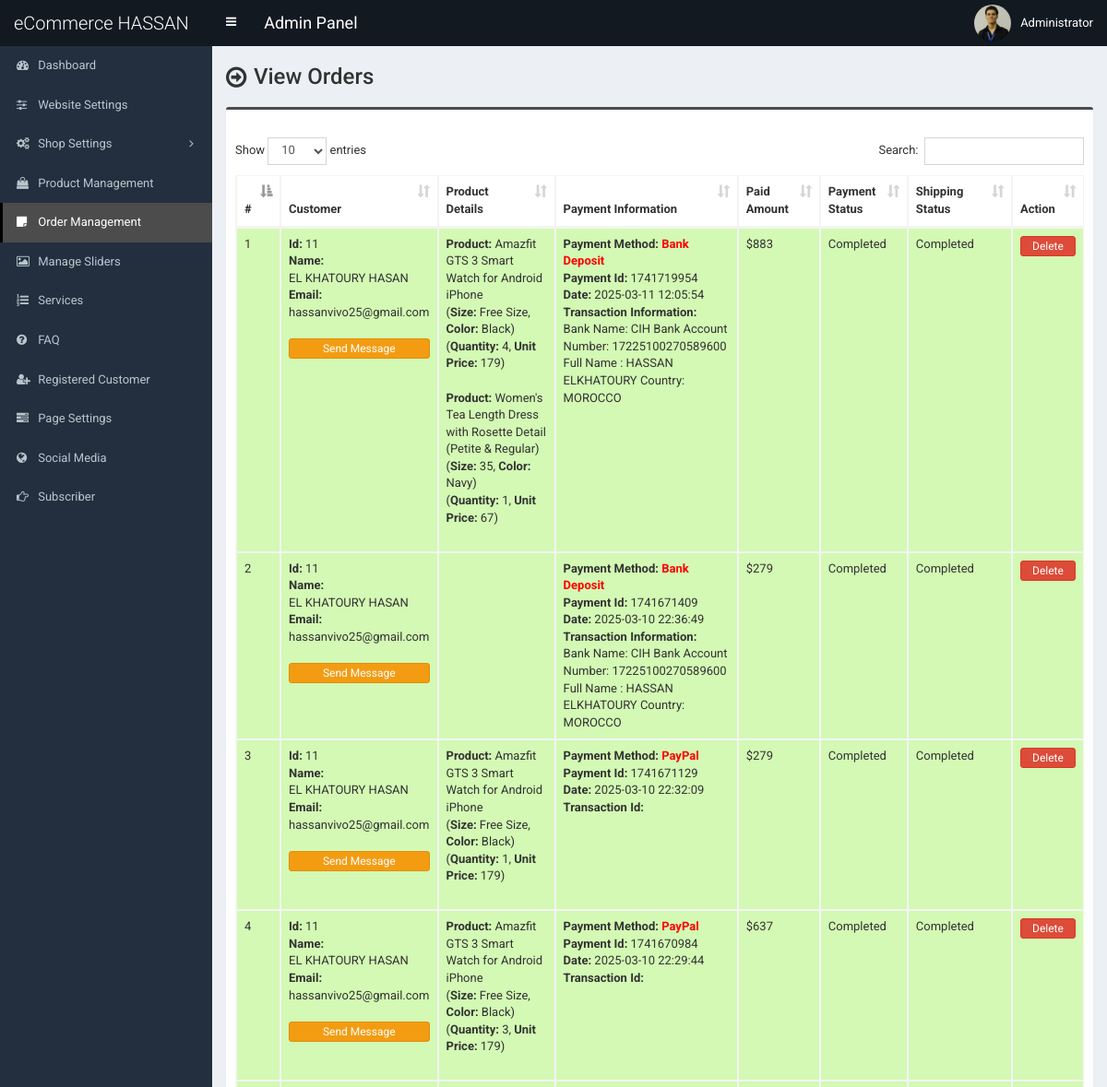
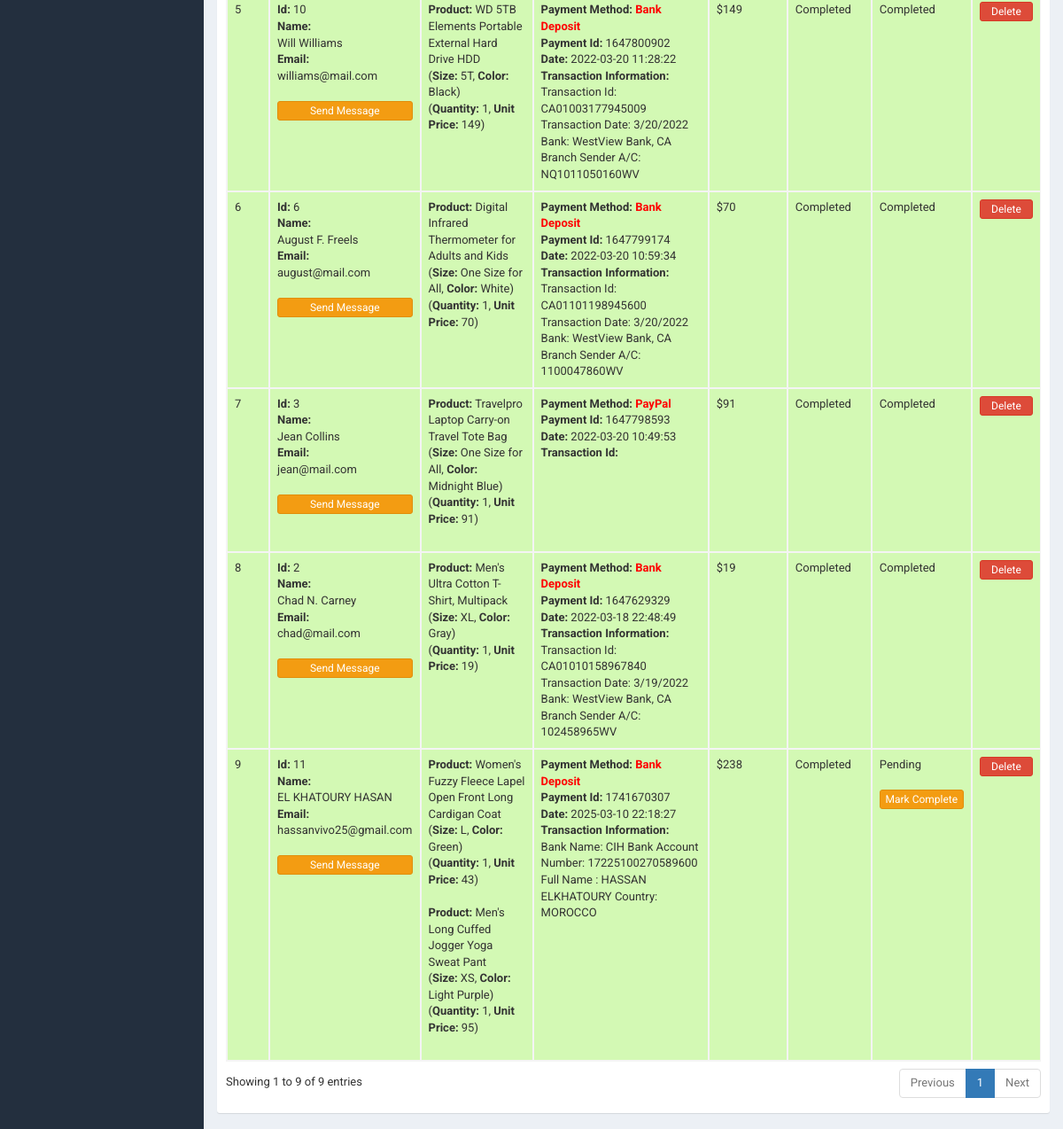
/admin/order.php (signed in), run on the app's committed database (2 pictures, top to bottom).
### tables this page shows
CREATE TABLE `tbl_payment` (
  `id` int(11) NOT NULL,
  `customer_id` int(11) NOT NULL,
  `customer_name` varchar(255) NOT NULL,
  `customer_email` varchar(255) NOT NULL,
  `payment_date` varchar(50) NOT NULL,
  `txnid` varchar(255) NOT NULL,
  `paid_amount` int(11) NOT NULL,
  `card_number` varchar(50) NOT NULL,
  `card_cvv` varchar(10) NOT NULL,
  `card_month` varchar(10) NOT NULL,
  `card_year` varchar(10) NOT NULL,
  `bank_transaction_info` text NOT NULL,
  `payment_method` varchar(20) NOT NULL,
  `payment_status` varchar(25) NOT NULL,
  `shipping_status` varchar(20) NOT NULL,
  `payment_id` varchar(255) NOT NULL
);

CREATE TABLE `tbl_order` (
  `id` int(11) NOT NULL,
  `product_id` int(11) NOT NULL,
  `product_name` varchar(255) NOT NULL,
  `size` varchar(100) NOT NULL,
  `color` varchar(100) NOT NULL,
  `quantity` varchar(50) NOT NULL,
  `unit_price` varchar(50) NOT NULL,
  `payment_id` varchar(255) NOT NULL
);

### admin/order.php (the view, shortened to what this page needs)
<?php require_once('header.php'); ?>
<section class="content-header">
	<div class="content-header-left">
		<h1>View Orders</h1>
	</div>
</section>
<section class="content">
  <div class="row">
    <div class="col-md-12">
      <div class="box box-info">
        <div class="box-body table-responsive">
          <table id="example1" class="table table-bordered table-hover table-striped">
			<thead>
			    <tr>
			        <th>#</th>
                    <th>Customer</th>
			        <th>Product Details</th>
                    <th>
                    	Payment Information
                    </th>
                    <th>Paid Amount</th>
                    <th>Payment Status</th>
                    <th>Shipping Status</th>
			        <th>Action</th>
			    </tr>
			</thead>
            <tbody>
            	<?php
            	$i=0;
            	$statement = $pdo->prepare("SELECT * FROM tbl_payment ORDER by id DESC");
            	$statement->execute();
            	$result = $statement->fetchAll(PDO::FETCH_ASSOC);
            	foreach ($result as $row) {
            		$i++;
            		?>
					<tr class="<?php if($row['payment_status']=='Pending'){echo 'bg-r';}else{echo 'bg-g';} ?>">
	                    <td><?php echo $i; ?></td>
	                    <td>
                            <b>Id:</b> <?php echo $row['customer_id']; ?><br>
                            <b>Name:</b><br> <?php echo $row['customer_name']; ?><br>
                            <b>Email:</b><br> <?php echo $row['customer_email']; ?><br><br>
                            <a href="#" data-toggle="modal" data-target="#model-<?php echo $i; ?>"class="btn btn-warning btn-xs" style="width:100%;margin-bottom:4px;">Send Message</a>
                        </td>
                        <td>
                           <?php
                           $statement1 = $pdo->prepare("SELECT * FROM tbl_order WHERE payment_id=?");
                           $statement1->execute(array($row['payment_id']));
                           $result1 = $statement1->fetchAll(PDO::FETCH_ASSOC);
                           foreach ($result1 as $row1) {
                                echo '<b>Product:</b> '.$row1['product_name'];
                                echo '<br>(<b>Size:</b> '.$row1['size'];
                                echo ', <b>Color:</b> '.$row1['color'].')';
                                echo '<br>(<b>Quantity:</b> '.$row1['quantity'];
                                echo ', <b>Unit Price:</b> '.$row1['unit_price'].')';
                                echo '<br><br>';
                           }
                           ?>
                        </td>
                        <td>
                        	<?php if($row['payment_method'] == 'PayPal'): ?>
                        		<b>Payment Method:</b> <?php echo '<span style="color:red;"><b>'.$row['payment_method'].'</b></span>'; ?><br>
                        		<b>Payment Id:</b> <?php echo $row['payment_id']; ?><br>
                        		<b>Date:</b> <?php echo $row['payment_date']; ?><br>
                        		<b>Transaction Id:</b> <?php echo $row['txnid']; ?><br>
                        	<?php elseif($row['payment_method'] == 'Bank Deposit'): ?>
                        		<b>Payment Method:</b> <?php echo '<span style="color:red;"><b>'.$row['payment_method'].'</b></span>'; ?><br>
                        		<b>Payment Id:</b> <?php echo $row['payment_id']; ?><br>
								<b>Date:</b> <?php echo $row['payment_date']; ?><br>
                        		<b>Transaction Information:</b> <br><?php echo $row['bank_transaction_info']; ?><br>
                        	<?php endif; ?>
                        </td>
                        <td>$<?php echo $row['paid_amount']; ?></td>
                        <td>
                            <?php echo $row['payment_status']; ?>
                            <br><br>
                        </td>
                        <td>
                            <?php echo $row['shipping_status']; ?>
                            <br><br>
                            <?php
                            if($row['payment_status']=='Completed') {
                                if($row['shipping_status']=='Pending'){
                                    ?>
                                    <a href="shipping-change-status.php?id=<?php echo $row['id']; ?>&task=Completed" class="btn btn-warning btn-xs" style="width:100%;margin-bottom:4px;">Mark Complete</a>
                                    <?php
                                }
                            }
                            ?>
                        </td>
	                    <td>
                            <a href="#" class="btn btn-danger btn-xs" data-href="order-delete.php?id=<?php echo $row['id']; ?>" data-toggle="modal" data-target="#confirm-delete" style="width:100%;">Delete</a>
	                    </td>
	                </tr>
            		<?php
            	}
            	?>
            </tbody>
          </table>
        </div>
      </div>
</section>
<?php require_once('footer.php'); ?>

### admin/style.css (style rules this page uses)
body { font-size: 13px; font-family: "Roboto", sans-serif; }
.content-header > h1, .content-header .content-header-left h1 { font-family: "Roboto", sans-serif; }
.box-info { padding-top: 20px; }
.content-header { overflow: hidden; }
.content-header .content-header-left { float: left; padding-top: 5px; }
.content-header .content-header-left h1 { margin-top: 0; margin-bottom: 0; padding-left: 30px; padding-bottom: 5px; font-size: 24px; position: relative; }
.content-header .content-header-left h1:before { position: absolute; top: 0; left: 0; font-family: "FontAwesome", sans-serif; font-size: 26px; content: "\f18e"; }
.box.box-info { border-top-color: #4c4c4c; }
.bg-g { background: #d3f9b4 !important; }

### data on the page
tbl_payment: customer "11", customer_name "EL KHATOURY HASAN", customer_email "hassanvivo25@gmail.com", payment_method "Bank Deposit", payment "1741719954", payment_date "2025-03-11 12:05:54", bank_transaction_info "Bank Name: CIH Bank Account Number: 17225100270589600 Full Name : HASSAN ELKHATOURY Country: MOROCCO", paid_amount "883", payment_status "Completed", shipping_status "Completed"
tbl_order: product_name "Amazfit GTS 3 Smart Watch for Android iPhone", size "Free Size", color "Black", quantity "4", unit_price "179"
tbl_order: product_name "Women's Tea Length Dress with Rosette Detail (Petite & Regular)", size "35", color "Navy", quantity "1", unit_price "67"
tbl_payment: customer "11", customer_name "EL KHATOURY HASAN", customer_email "hassanvivo25@gmail.com", payment_method "Bank Deposit", payment "1741671409", payment_date "2025-03-10 22:36:49", bank_transaction_info "Bank Name: CIH Bank Account Number: 17225100270589600 Full Name : HASSAN ELKHATOURY Country: MOROCCO", paid_amount "279", payment_status "Completed", shipping_status "Completed"
tbl_payment: customer "11", customer_name "EL KHATOURY HASAN", customer_email "hassanvivo25@gmail.com", payment_method "PayPal", payment "1741671129", payment_date "2025-03-10 22:32:09", paid_amount "279", payment_status "Completed", shipping_status "Completed"
tbl_order: product_name "Amazfit GTS 3 Smart Watch for Android iPhone", size "Free Size", color "Black", quantity "1", unit_price "179"
tbl_payment: customer "11", customer_name "EL KHATOURY HASAN", customer_email "hassanvivo25@gmail.com", payment_method "PayPal", payment "1741670984", payment_date "2025-03-10 22:29:44", paid_amount "637", payment_status "Completed", shipping_status "Completed"
tbl_order: product_name "Amazfit GTS 3 Smart Watch for Android iPhone", size "Free Size", color "Black", quantity "3", unit_price "179"
tbl_payment: customer "10", customer_name "Will Williams", customer_email "williams@mail.com", payment_method "Bank Deposit", payment "1647800902", payment_date "2022-03-20 11:28:22", bank_transaction_info "Transaction Id: CA01003177945009 Transaction Date: 3/20/2022 Bank: WestView Bank, CA Branch Sender A/C: NQ1011050160WV", paid_amount "149", payment_status "Completed", shipping_status "Completed"
tbl_order: product_name "WD 5TB Elements Portable External Hard Drive HDD", size "5T", color "Black", quantity "1", unit_price "149"
tbl_payment: customer "6", customer_name "August F. Freels", customer_email "august@mail.com", payment_method "Bank Deposit", payment "1647799174", payment_date "2022-03-20 10:59:34", bank_transaction_info "Transaction Id: CA01101198945600 Transaction Date: 3/20/2022 Bank: WestView Bank, CA Branch Sender A/C: 1100047860WV", paid_amount "70", payment_status "Completed", shipping_status "Completed"
tbl_order: product_name "Digital Infrared Thermometer for Adults and Kids", size "One Size for All", color "White", quantity "1", unit_price "70"
tbl_payment: customer "3", customer_name "Jean Collins", customer_email "jean@mail.com", payment_method "PayPal", payment "1647798593", payment_date "2022-03-20 10:49:53", paid_amount "91", payment_status "Completed", shipping_status "Completed"
tbl_order: product_name "Travelpro Laptop Carry-on Travel Tote Bag", size "One Size for All", color "Midnight Blue", quantity "1", unit_price "91"
tbl_payment: customer "2", customer_name "Chad N. Carney", customer_email "chad@mail.com", payment_method "Bank Deposit", payment "1647629329", payment_date "2022-03-18 22:48:49", bank_transaction_info "Transaction Id: CA01010158967840 Transaction Date: 3/19/2022 Bank: WestView Bank, CA Branch Sender A/C: 102458965WV", paid_amount "19", payment_status "Completed", shipping_status "Completed"
tbl_order: product_name "Men's Ultra Cotton T-Shirt, Multipack", size "XL", color "Gray", quantity "1", unit_price "19"
tbl_payment: customer "11", customer_name "EL KHATOURY HASAN", customer_email "hassanvivo25@gmail.com", payment_method "Bank Deposit", payment "1741670307", payment_date "2025-03-10 22:18:27", bank_transaction_info "Bank Name: CIH Bank Account Number: 17225100270589600 Full Name : HASSAN ELKHATOURY Country: MOROCCO", paid_amount "238", payment_status "Completed", shipping_status "Pending"
tbl_order: product_name "Women's Fuzzy Fleece Lapel Open Front Long Cardigan Coat", size "L", color "Green", quantity "1", unit_price "43"
tbl_order: product_name "Men's Long Cuffed Jogger Yoga Sweat Pant", size "XS", color "Light Purple", quantity "1", unit_price "95"

### other printed values
$_SESSION['user']['full_name'] "Administrator"
